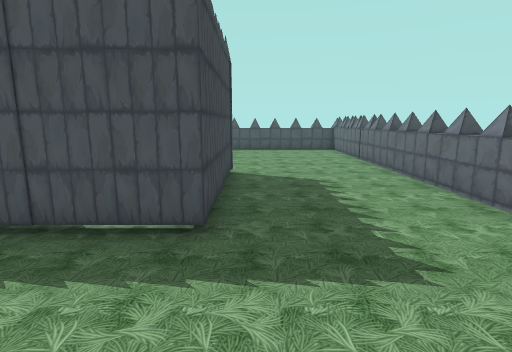
[1] (above)

24 first-person views from a walk through a Unity game level. The camera is 1.5 m above the floor, tilts 10° down and sees 80° across. The floor is counted in squares, 1 m on a side. Each view is taken from the middle of a square. On the plan, view 1 faces up. The plan holds only what a view shows up to about 15 squares ahead; the rest is blank. The place goes on beyond the plan. The player character is not drawn. Some animated figures are left out.

[2]
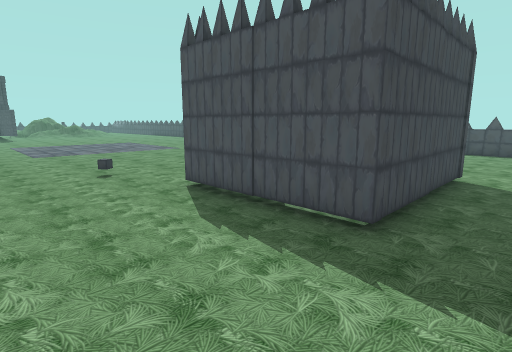

[3]
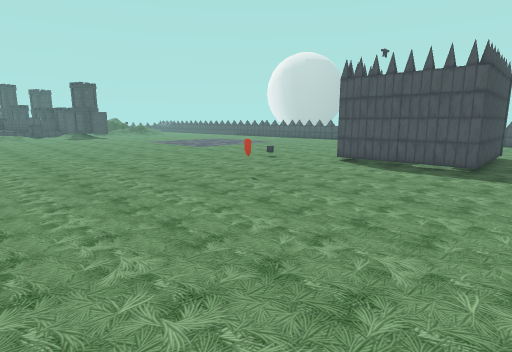

[4]
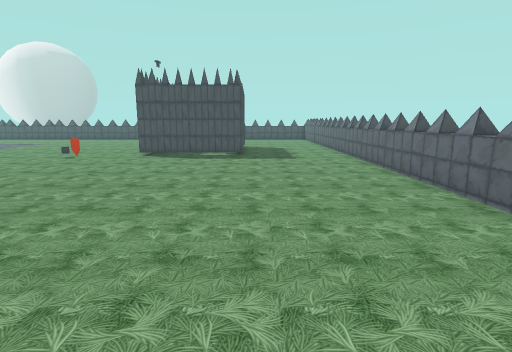

[5]
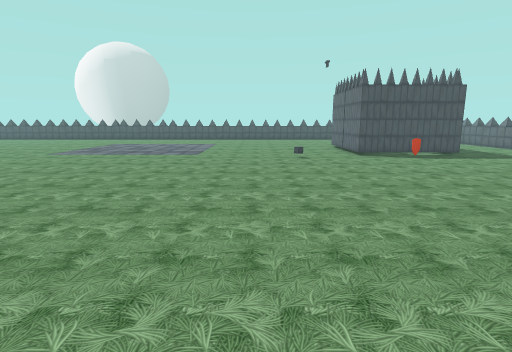

[6]
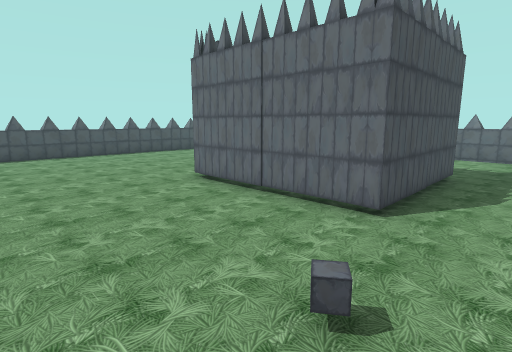

[7]
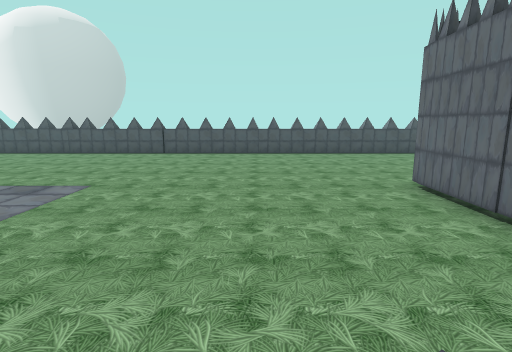

[8]
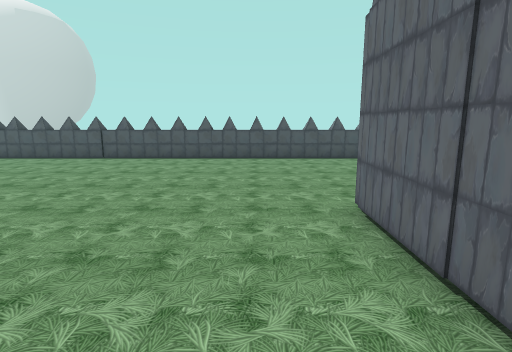

[9]
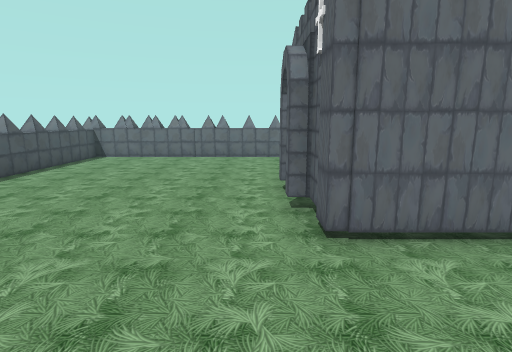

[10]
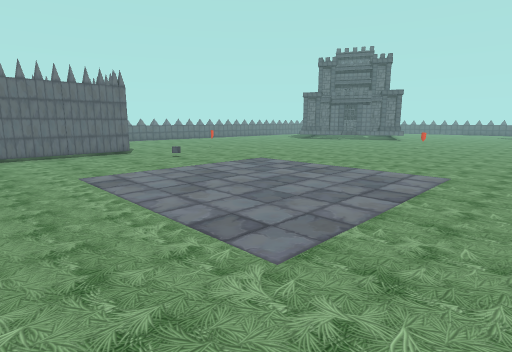

[11]
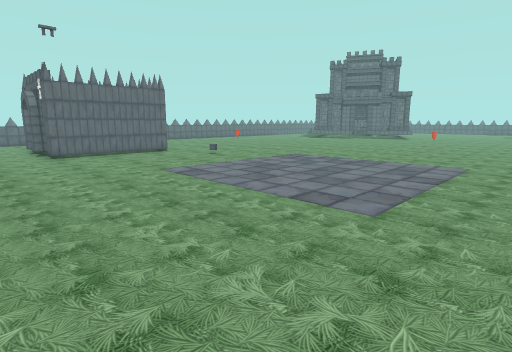

[12]
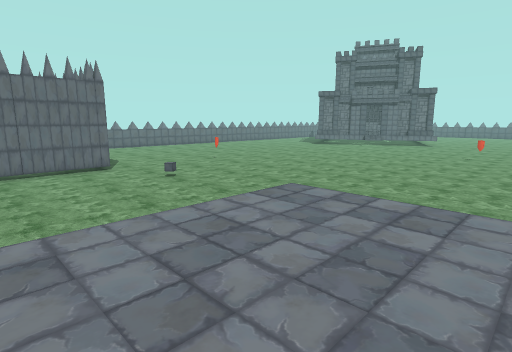

[13]
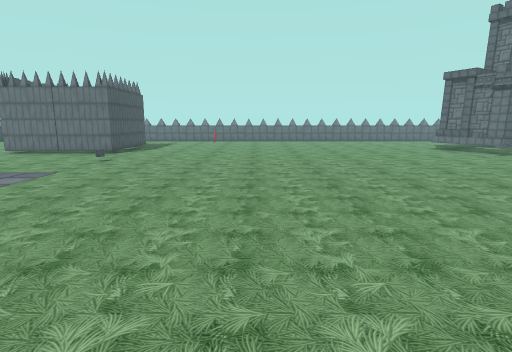

[14]
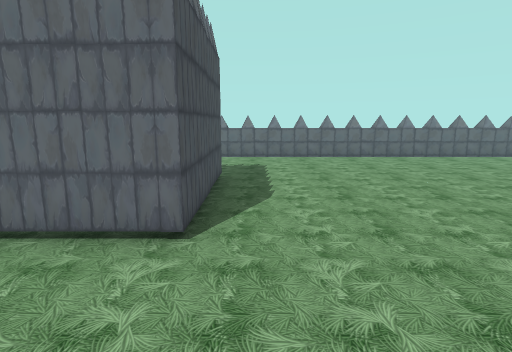

[15]
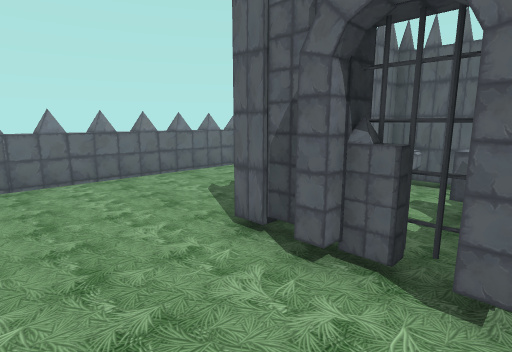

[16]
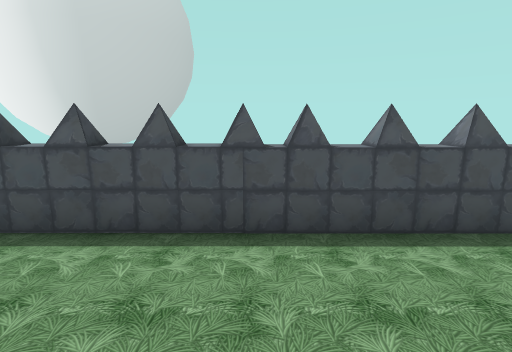

[17]
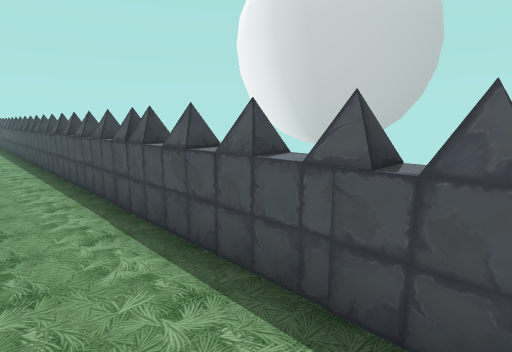

[18]
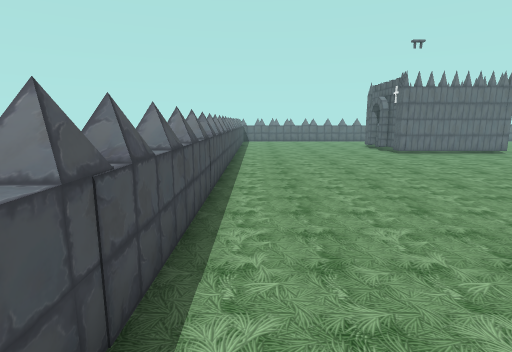

[19]
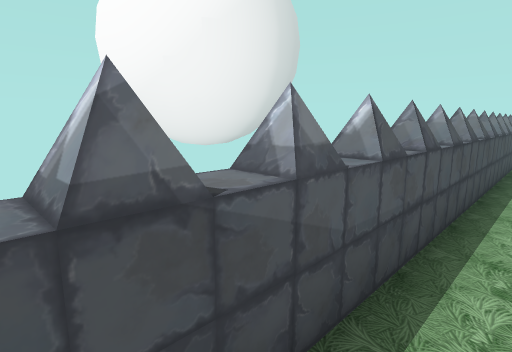

[20]
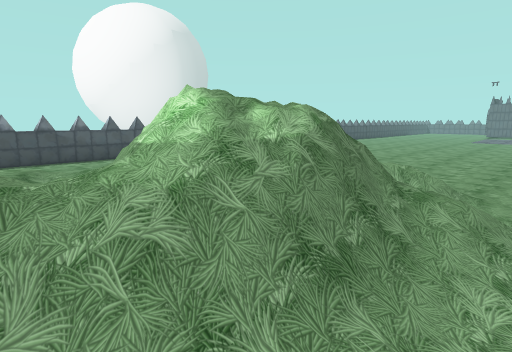

[21]
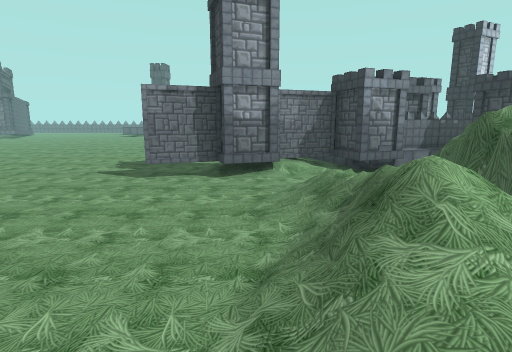

[22]
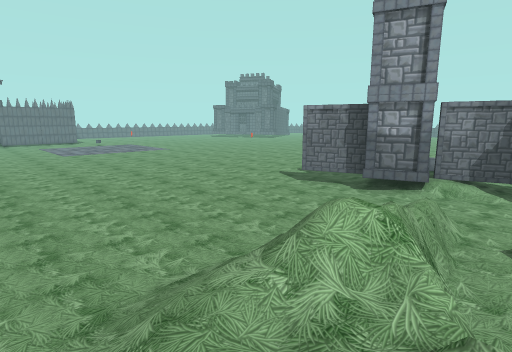

[23]
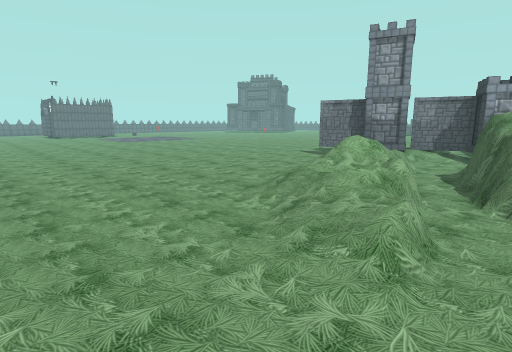

[24]
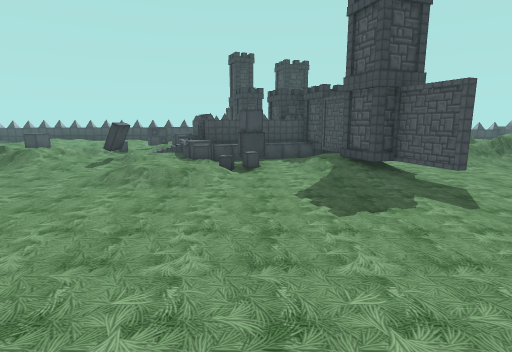

### Floor plan
Key: @ floor where view 1 was taken; # wall or solid block; x gap in a wall; . main floor; : floor 0.25 m higher than the main floor; + floor 0.5 m higher than the main floor; / step, stairs or slope; = window, fence, low wall or low ledge; ^ raised ledge; G gate; T tower; B block; O other object.
Columns run from 41 left of view 1 to 5 right of it. Each row starts with its distance up from view 1.
 17  ^^^^^^^#^^^^##^^^^#^^^#^###^^^^####^^^^^^^#^^#
 16   ...........................................##
 15   ...........................................##
 14    ..........................................##
 13    .//................ ......................##
 12  +/.////.............. ......................##
 11  //=# ///....................................=^
 10    =#=///....................................#^
  9     #==//...........................##xG#....#^
  8 /// ##=/...............//////.......# . #....#^
  7 ////===/...............::::::.......#OO.#....#^
  6 ////===/...............::::::.......#OO.#....#^
  5  /////./...............::::::.......# .O#....=^
  4 . ..//..TT##...........::::::.......#####....=^
  3     ##./TT#.......  ...::::::................#^
  2   BBO###TT........   ..//////................#^
  1  ####B////........    .......................#^
  0     #B.............   ...................@...#^
 -1  OO ##BOO...........  ..............O........#^
 -2  OO  #B#///.......... .......................=^
 -3     ##B/ ://.................................=^
 -4      O . ++/....      .......................#^
 -5    /.///.//....       .......................#^
 -6    /.  O......         ......................#^
 -7    /.  ///..           ......................#^
 -8    //  //:.            ..............  ..... #^
 -9         /.                .O.........
-10                           .. ........    .

Positions as (right, up) in squares from view 1, and headings:
1: (0, 0), facing up
2: (1, 0), facing up-left
3: (1, -7), facing up-left
4: (0, -10), facing up
5: (-10, -10), facing up
6: (-10, 2), facing up-right
7: (-9, 2), facing up
8: (-7, 4), facing up
9: (-9, 10), facing right
10: (-20, 10), facing down-right
11: (-20, 12), facing down-right
12: (-17, 8), facing down-right
13: (-20, -3), facing right
14: (-9, 3), facing right
15: (-4, 12), facing down-right
16: (-18, 13), facing up
17: (-17, 15), facing up-left
18: (-20, 16), facing right
19: (-39, 16), facing up-right
20: (-41, 4), facing up-right
21: (-33, 12), facing down
22: (-36, 12), facing down-right
23: (-38, 16), facing down-right
24: (-23, -1), facing left
